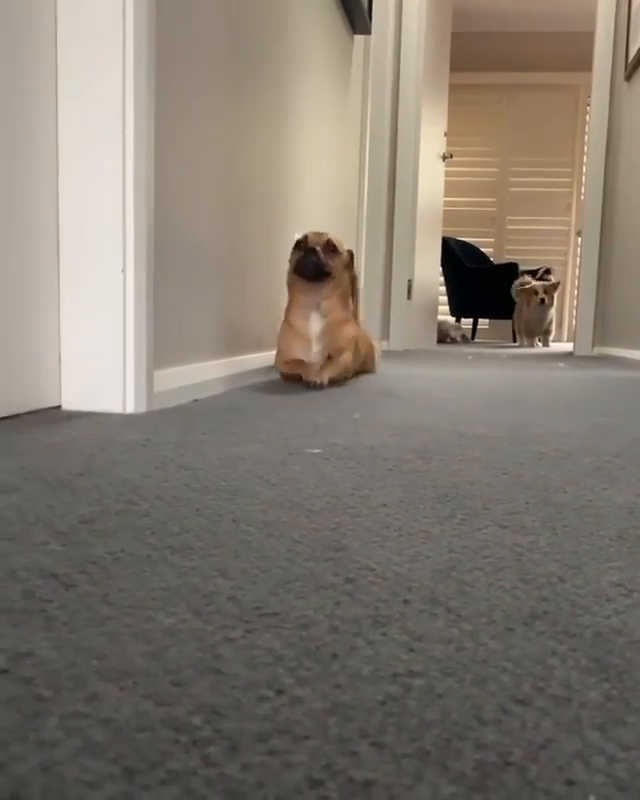
#> input picture frame 37 of source/dog.mp4, 640 x 800 px
$ python main.py
#> lines starting #> are read from the running program, lines starting #| are printed output that depends on the picture; after the words box and inside, x2 and y2 are one past the last pixel; in counts of white or black regions, pixels touching at a corner belong together
### common.py
import cv2
import numpy as np
from numpy.matrixlib import mat
import scipy.ndimage

# [4 lines left out: function read_img, not called in this run]

def save_img(img, path):
    """Save image."""
    cv2.imwrite(path, img)

def match_filter(matches, kpts):
    out = []
    for match in matches:
        out.append(kpts[match.trainIdx])
    return tuple(out)

# [24 lines left out: functions gaussian_filter, xy_filter, not called in this run]


def rectangular_mask(img, x_left=460, x_right=840, y_low=100, y_high=1000):
    out = img.copy()
    for i in range(img.shape[0]):
        for j in range(img.shape[1]):
            if not (x_left < j < x_right and y_high < i < y_low):
                out[i, j] = 0
    return out

def match_keypoints(base_desc, img2):
    img2_filtered = cv2.cvtColor(img2, cv2.COLOR_RGB2GRAY)
    sift = cv2.SIFT_create()
    keypoints_2, descriptors_2 = sift.detectAndCompute(img2_filtered, None)

    bf = cv2.BFMatcher(cv2.NORM_L2, crossCheck=True)
    matches = bf.match(base_desc, descriptors_2)

    matches = sorted(matches, key = lambda x:x.distance)
    keypoints = match_filter(matches, keypoints_2)
    # out = cv2.drawMatches(img1, keypoints_1, img2,
    #                       keypoints_2, matches, img2, flags=2)
    return keypoints

### kalman.py
import numpy as np


class my_kalman(object):
    def __init__(self, x_left, y_up, x_right, y_low, dt=0.5):
        self.dt = dt
        self.x = x_left
        self.y = y_up
        self.h = y_low-y_up
        self.w = x_right-x_left
        self.x_ = 0
        self.y_ = 0
        self.h_ = 0
        self.w_ = 0

    def predict(self):
        predict_matrix = np.array([[1, 0, self.dt, 0, 0, 0, 0, 0], [0, 1, 0, self.dt, 0, 0, 0, 0], [0, 0, 1, 0, 0, 0, 0, 0], [0, 0, 0, 1, 0, 0, 0, 0], [
            0, 0, 0, 0, 1, 0, self.dt, 0, ], [0, 0, 0, 0, 0, 1, 0, self.dt], [0, 0, 0, 0, 0, 0, 1, 0], [0, 0, 0, 0, 0, 0, 0, 1]])
        result = np.dot(predict_matrix, self.state_matrix())
        self.x, self.y, self.x_, self.y_, self.h, self.w,  self.h_, self.w_ = result.flatten()
        # self.extract = np.array([[1, 0, 0, 0, 0, 0, 0, 0], [0, 1, 0, 0, 0, 0, 0, 0], [
        #                         0, 0, 0, 0, 1, 0, 0, 0], [0, 0, 0, 0, 0, 1, 0, 0]])
        return self.x, self.y, self.h, self.w

    def update(self, keypoints, H, W):
        x_A = np.empty((0, 2))
        x_b = np.empty((0, 1))
        y_A = np.empty((0, 2))
        y_b = np.empty((0, 1))

        inlier_cnt = 0
        outlier_x_left_cnt = 0
        outlier_x_right_cnt = 0
        outlier_y_high_cnt = 0
        outlier_y_low_cnt = 0
        padding_x=self.w*0.05
        padding_y=self.h*0.05
        inlier_cnt = 0

        total=0
        min_W = W
        max_W = 0
        max_H = 0
        min_H = H
        sum_x = 0
        sum_y = 0
        for keypoint in keypoints:
            total+=1
            sum_x += keypoint.pt[0]
            sum_y += keypoint.pt[1]
            if self.x< keypoint.pt[0] < self.x+self.w and self.y< keypoint.pt[1] < self.y+self.h:
                if keypoint.pt[0] > max_W:
                    max_W = keypoint.pt[0]
                if keypoint.pt[0] < min_W:
                    min_W = keypoint.pt[0]
                if keypoint.pt[1] > max_H:
                    max_H = keypoint.pt[1]
                if keypoint.pt[1] < min_H:
                    min_H = keypoint.pt[1]
                inlier_cnt += 1
            elif self.x-padding_x < keypoint.pt[0]<self.x and self.y < keypoint.pt[1] < self.y+self.h:
                outlier_x_left_cnt+=1
            elif self.x+self.w<keypoint.pt[0]<self.x+self.w+padding_x and self.y< keypoint.pt[1] < self.y+self.h:
                outlier_x_right_cnt+=1
            elif self.y-padding_y  < keypoint.pt[1]<self.y and self.x < keypoint.pt[0] < self.x+self.w:
                outlier_y_high_cnt+=1
            elif self.y+self.h<keypoint.pt[1]<self.y+self.h+padding_y and self.x < keypoint.pt[0] < self.x+self.w:
                outlier_y_low_cnt+=1
        W = max_W-min_W
        H = max_H-min_H
        for keypoint in keypoints:
            if min_W < keypoint.pt[0] < max_W and min_H < keypoint.pt[1] < max_H:
                x_A = np.vstack((x_A, [1, (keypoint.pt[0]-min_W)/W]))
                x_b = np.vstack((x_b, keypoint.pt[0]))
                y_A = np.vstack((y_A, [1, (keypoint.pt[1]-min_H)/H]))
                y_b = np.vstack((y_b, keypoint.pt[1]))
        result_x = np.dot(np.linalg.inv(
            np.dot(x_A.T, x_A)), np.dot(x_A.T, x_b)).flatten()
        result_y = np.dot(np.linalg.inv(
            np.dot(y_A.T, y_A)), np.dot(y_A.T, y_b)).flatten()
        self.x_ = (sum_x/total-self.x-self.w/2)/self.x-self.w*outlier_x_left_cnt/inlier_cnt
        self.y_ = (sum_y/total-self.y-self.h/2)/self.y-self.h*outlier_y_high_cnt/inlier_cnt
        self.w_ = self.w*(outlier_x_left_cnt+outlier_y_high_cnt)/inlier_cnt
        self.h_ = self.h*(outlier_y_high_cnt+outlier_y_low_cnt)/inlier_cnt

    def state_matrix(self):
        return np.array([[self.x, self.y, self.x_, self.y_, self.h, self.w,  self.h_, self.w_]]
                        ).T  # x,y,x_,y_,w,h,w_,h_

### main.py
import cv2
import numpy as np
import matplotlib.pyplot as plt
from common import *
from kalman import my_kalman
import os

out_dir = "./output/"
in_dir = "./source/"

cap = cv2.VideoCapture(os.path.join(in_dir, 'dog.mp4'))

# [6 lines of commented-out code are left out]
x_left = 220
x_right = 380
y_high = 220
y_low = 400

ret, frame = cap.read()
#> frame is the input picture: shape (800, 640, 3); mean B, G, R 111.2, 122.1, 130.7
cv2.cvtColor(frame, cv2.COLOR_BGR2RGB)
fourcc = cv2.VideoWriter_fourcc(*'MJPG')
result = cv2.VideoWriter(os.path.join(out_dir, 'result.avi'), fourcc,
                         20, (frame.shape[1], frame.shape[0]))
sift = cv2.SIFT_create()
my_km = my_kalman(x_left, y_high, x_right, y_low)
img_filtered = cv2.cvtColor(frame, cv2.COLOR_BGR2GRAY)
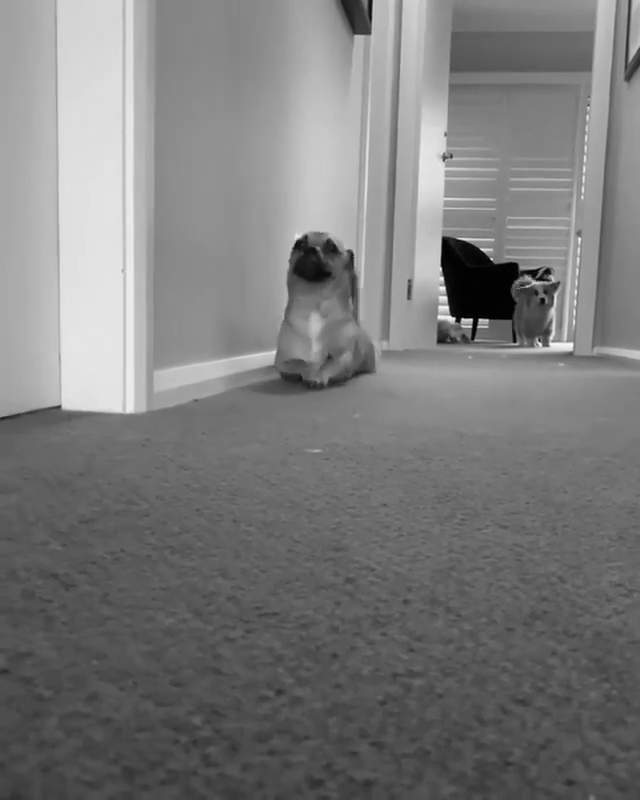
#> img_filtered: shape (800, 640); min 0, max 253, mean 123.4
black_frame = rectangular_mask(
    img_filtered, x_left, x_right, y_low, y_high)
#> after the loop in rectangular_mask, `for i in range(img.shape[0]):`:
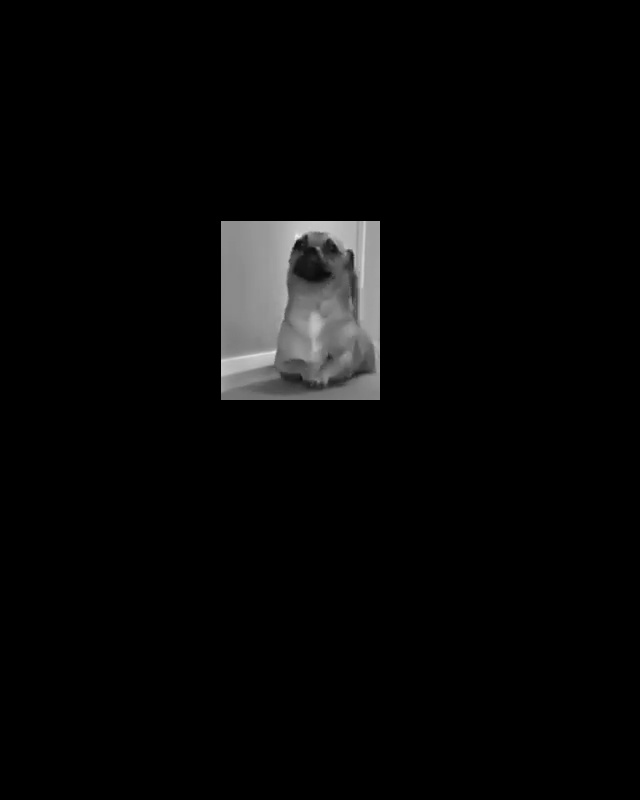
#> out: shape (800, 640); min 0, max 239, mean 7.1
keypoints_base, descriptors_base = sift.detectAndCompute(black_frame, None)
#> keypoints_base = 75 keypoints; strongest (x, y, size): (358, 240, 30.8), (294, 307, 122.3), (256, 253, 51.4), (313, 267, 29.9)
frame = cv2.rectangle(frame, (x_left, y_high),
                      (x_right, y_low), (0, 255, 0), 2)
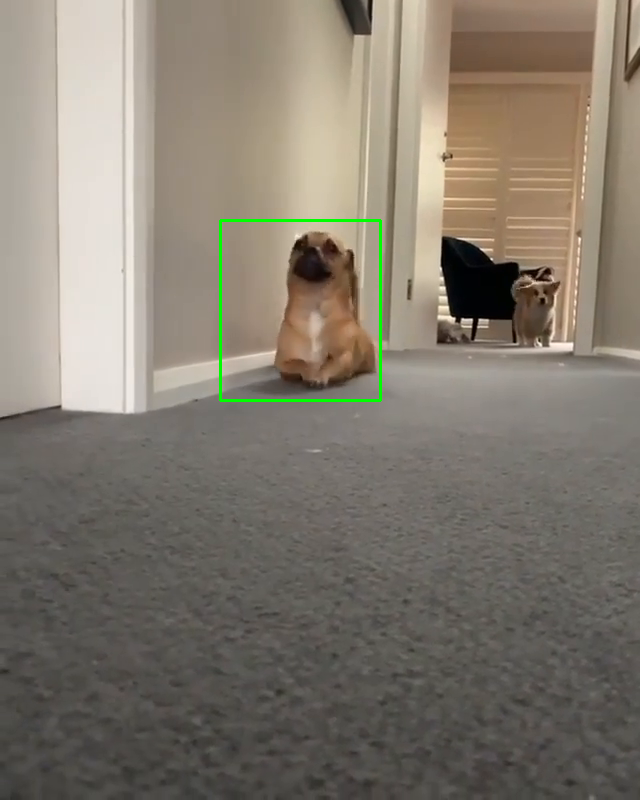
#> frame: shape (800, 640, 3); 0.4% of pixels changed, all inside (x1, y1, x2, y2) = (219, 219, 382, 402)
out = cv2.drawKeypoints(black_frame, keypoints_base, black_frame)
#> out: shape (800, 640, 3)
save_img(out, os.path.join(out_dir, 'frame_0.png'))
cnt = 0
while (cap.isOpened()):
    cnt += 1
    ret, frame = cap.read()
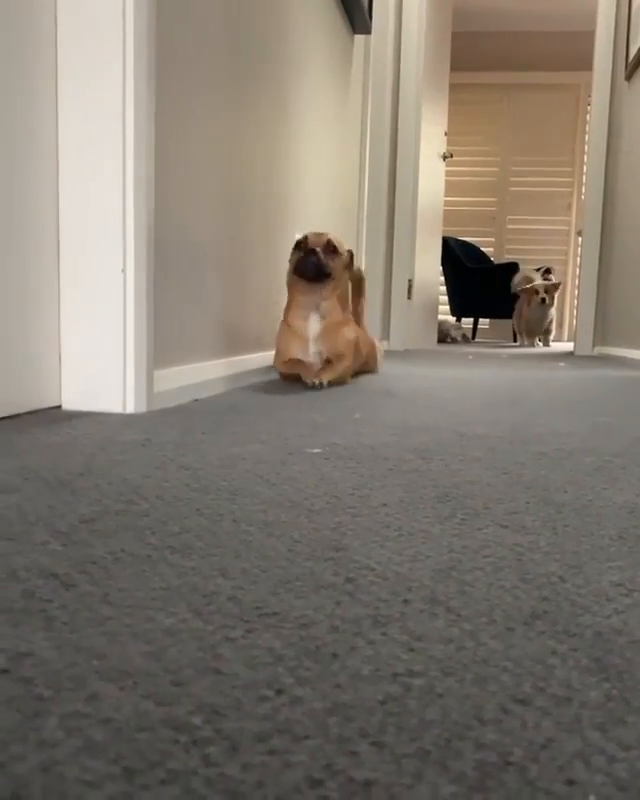
#> input picture frame 38 of source/dog.mp4, 640 x 800 px
#> frame is the input picture: shape (800, 640, 3); mean B, G, R 110.8, 121.8, 130.4
    if not ret:
        break
    cv2.cvtColor(frame, cv2.COLOR_BGR2RGB)
    keypoints = match_keypoints(descriptors_base, frame)
#> in match_keypoints, `keypoints_2, descriptors_2 = sift.detectAndCompute(img2_filtered, None)`: keypoints_2 = 362 keypoints; strongest (x, y, size): (471, 320, 3), (482, 287, 54.6), (481, 320, 2.5), (452, 319, 4.7)
#> in match_keypoints, `matches = bf.match(base_desc, descriptors_2)`: matches = 50 matches
#> the loop in match_filter, `for match in matches:` made 50 passes
#> after the loop in match_filter, `for match in matches:`: out = 50 keypoints; strongest (x, y, size): (331, 248, 10), (351, 254, 4.5), (517, 344, 2.1), (305, 238, 3.9)
#> in match_keypoints, `keypoints = match_filter(matches, keypoints_2)`: keypoints has the same summary as out in match_filter
#> keypoints has the same summary as out in match_filter
    my_km.update(keypoints, frame.shape[0], frame.shape[1])
#> the loop in update, `for keypoint in keypoints:` made 50 passes
#> (keypoint, sum_x, sum_y, max_W, min_W, max_H, min_H) on pass 1: (keypoint at (292.2, 253.9), size 2.6, 292.2, 253.9, 292.2, 292.2, 253.9, 253.9)
#> (keypoint, sum_x, sum_y, min_W, max_H) on passes 2, 5: (keypoint at (285.5, 321.4), size 6.3, 577.8, 575.4, 285.5, 321.4), (keypoint at (258.8, 345.7), size 8.8, 1516.5, 1421.2, 258.8, 345.7)
#> after the loop in update, `for keypoint in keypoints:`: inlier_cnt = 32; max_H = 381.8; max_W = 357.5; min_H = 237.7; min_W = 258.8; outlier_x_left_cnt = 0; sum_x = 17319.5; sum_y = 14725.9; total = 50
#> in update, `W = max_W-min_W`: W = 98.71
#> in update, `H = max_H-min_H`: H = 144.1
#> the loop in update, `for keypoint in keypoints:` made 50 passes
#> (keypoint, x_A, x_b, y_A, y_b) on passes 1 to 3: (keypoint at (292.2, 253.9), size 2.6, [[1, 0.339]], [292.2], [[1, 0.113]], [253.9]), (keypoint at (285.5, 321.4), size 6.3, [[1, 0.339], [1, 0.271]], [292.2, 285.5], [[1, 0.113], [1, 0.581]], [253.9, 321.4]), (keypoint at (334.4, 246.5), size 2.7, [[1, 0.339], [1, 0.271], [1, 0.766]], [292.2, 285.5, 334.4], [[1, 0.113], [1, 0.581], [1, 0.0612]], [253.9, 321.4, 246.5])
#> (keypoint, x_b, y_b) on passes 6 to 9: (keypoint at (290.3, 286.3), size 5.9, [292.2, 285.5, 334.4, 345.5, 290.3], [253.9, 321.4, 246.5, 253.6, 286.3]), (keypoint at (318, 249.1), size 2.7, [292.2, 285.5, 334.4, 345.5, 290.3, 318], [253.9, 321.4, 246.5, 253.6, 286.3, 249.1]), (keypoint at (340.6, 254), size 2, [292.2, 285.5, 334.4, 345.5, 290.3, 318, 340.6], [253.9, 321.4, 246.5, 253.6, 286.3, 249.1, 254]), (keypoint at (274.5, 375.7), size 5.5, [292.2, 285.5, 334.4, 345.5, 290.3, 318, 340.6, 274.5], [253.9, 321.4, 246.5, 253.6, 286.3, 249.1, 254, 375.7])
#> after the loop in update, `for keypoint in keypoints:`: x_A = 28 pairs, first value 1 to 1, second value 0.101 to 0.93; x_b = 28 values, max 350.6 at index 11, min 268.7 at index 9, mean 312; y_A = 28 pairs, first value 1 to 1, second value 0.0297 to 0.957; y_b = 28 values, max 375.7 at index 7, min 242 at index 17, mean 303.1
#> in update, `result_x = np.dot(np.linalg.inv( np.dot(x_A.T, x_A)), np.dot(x_A.T, x_..`: result_x = [258.8, 98.71]
#> in update, `result_y = np.dot(np.linalg.inv( np.dot(y_A.T, y_A)), np.dot(y_A.T, y_..`: result_y = [237.7, 144.1]
#> in update, `self.x_ = (sum_x/total-self.x-self.w/2)/self.x-self.w*outlier_x_left_c..`: self.x_ = 0.211
#> in update, `self.y_ = (sum_y/total-self.y-self.h/2)/self.y-self.h*outlier_y_high_c..`: self.y_ = -0.0704
#> in update, `self.w_ = self.w*(outlier_x_left_cnt+outlier_y_high_cnt)/inlier_cnt`: self.w_ = 0
    x, y, h, w = my_km.predict()
#> in predict, `result = np.dot(predict_matrix, self.state_matrix())`: result = [220.1, 220, 0.211, -0.0704, 180, 160, 0, 0]
#> in predict, `self.x, self.y, self.x_, self.y_, self.h, self.w,  self.h_, self.w_ = ..`: self.x = 220.1; self.y = 220; self.h = 180; self.w = 160
#> x = 220.1; y = 220; h = 180; w = 160
    frame = cv2.rectangle(frame, (int(x), int(y)), (int(x+w), int(y+h)), (0, 255, 0), 2)
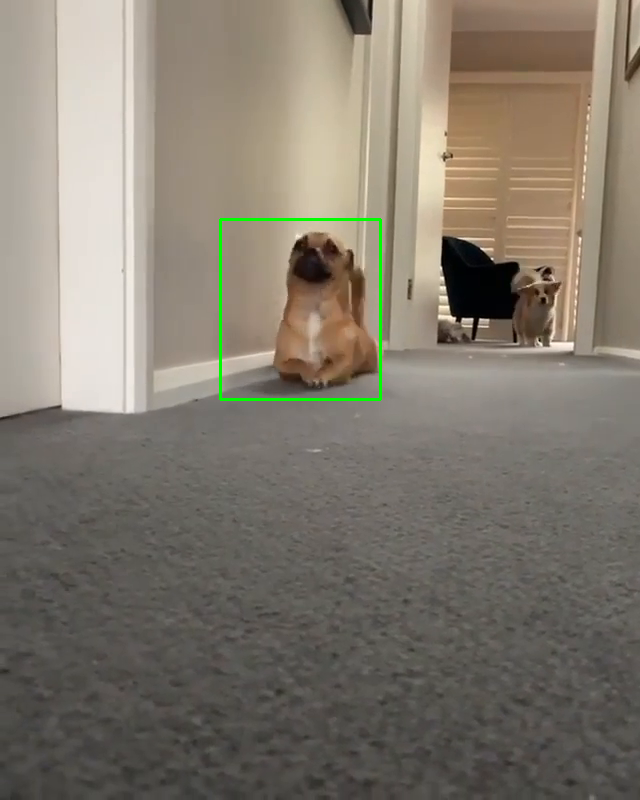
#> frame: shape (800, 640, 3); 0.4% of pixels changed, all inside (x1, y1, x2, y2) = (219, 218, 382, 401)
    out = cv2.drawKeypoints(frame, keypoints, frame)
    print(out)
#> (printed output is left out)
    result.write(out)
    save_img(out, os.path.join(out_dir, 'frame_'+str(cnt)+'.png'))
    if cv2.waitKey(25) & 0xFF == ord('q'):
#> (key q is pressed here)
        break

cap.release()
result.release()
cv2.destroyAllWindows()

$ run again, starting later in the video
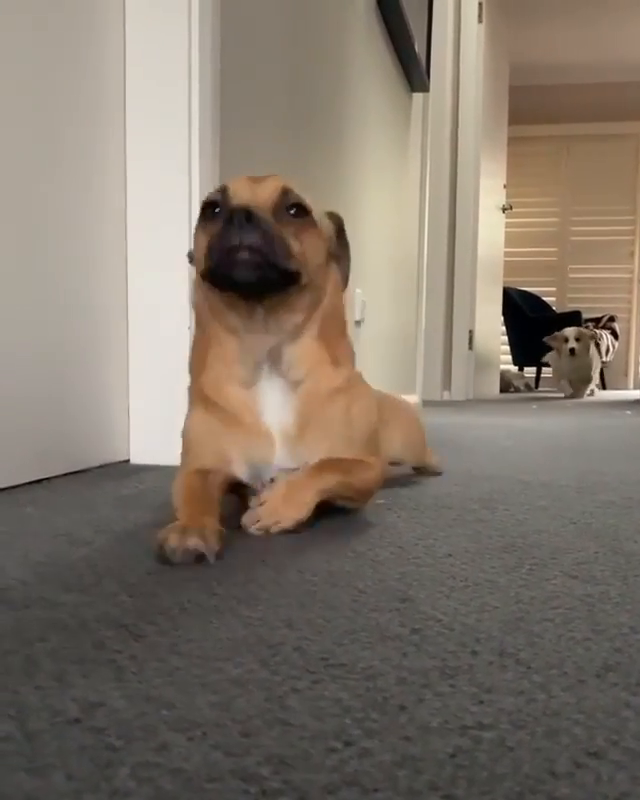
#> input picture frame 168 of source/dog.mp4, 640 x 800 px
#> frame is the input picture: shape (800, 640, 3); mean B, G, R 106.5, 118.4, 129.6
#> after the loop in rectangular_mask, `for i in range(img.shape[0]):`:
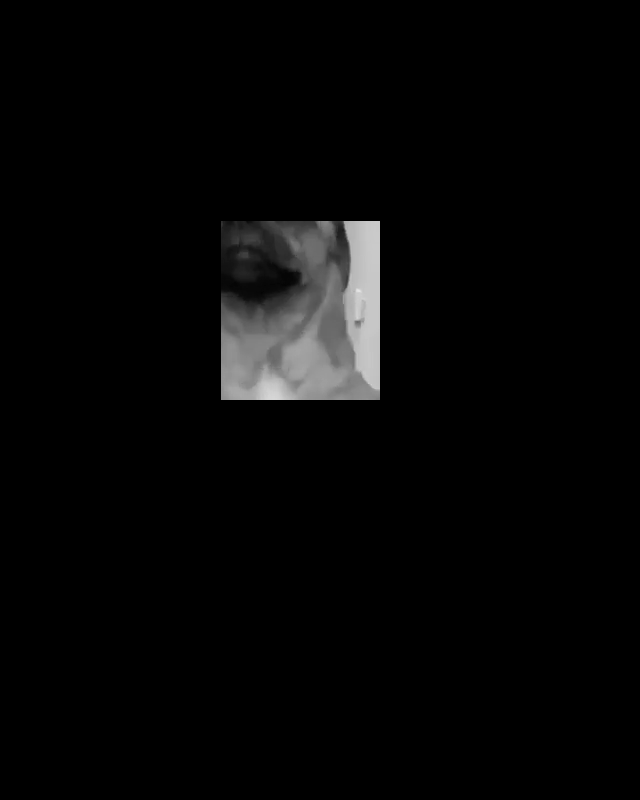
#> out: shape (800, 640); min 0, max 229, mean 6.3
#> keypoints_base = 38 keypoints; strongest (x, y, size): (365, 237, 23.9), (319, 337, 110.9), (272, 365, 69.6), (271, 389, 18.3)
#> keypoints_2 = 341 keypoints; strongest (x, y, size): (530, 372, 7.5), (256, 276, 94), (517, 368, 2.1), (534, 369, 3.5)
#> matches = 30 matches
#> the loop in match_filter, `for match in matches:` made 30 passes
#> after the loop in match_filter, `for match in matches:`: out = 30 keypoints; strongest (x, y, size): (526, 369, 2.7), (554, 308, 1.9), (544, 369, 3.1), (510, 357, 3.5)
#> in match_keypoints, `keypoints = match_filter(matches, keypoints_2)`: keypoints has the same summary as out in match_filter
#> `keypoints = match_keypoints(descriptors_base, frame)`: keypoints has the same summary as out in match_filter
#> the loop in update, `for keypoint in keypoints:` made 30 passes
#> (keypoint, sum_x, sum_y, max_W, min_W, max_H, min_H) on pass 1: (keypoint at (350, 328.1), size 6.3, 350, 328.1, 350, 350, 328.1, 328.1)
#> after the loop in update, `for keypoint in keypoints:`: inlier_cnt = 8; max_H = 365.8; max_W = 358.2; min_H = 257; min_W = 272.3; outlier_x_left_cnt = 0; sum_x = 11662.1; sum_y = 10781.7; total = 30
#> W = 85.92
#> H = 108.7
#> the loop in update, `for keypoint in keypoints:` made 30 passes
#> (keypoint, x_A, x_b, y_A, y_b) on passes 1, 3: (keypoint at (350, 328.1), size 6.3, [[1, 0.904]], [350], [[1, 0.653]], [328.1]), (keypoint at (357.7, 323.2), size 4.5, [[1, 0.904], [1, 0.994]], [350, 357.7], [[1, 0.653], [1, 0.608]], [328.1, 323.2])
#> after the loop in update, `for keypoint in keypoints:`: x_A = [[1, 0.904], [1, 0.994], [1, 0.994], [1, 0.994], [1, 0.349]]; y_A = [[1, 0.653], [1, 0.608], [1, 0.56], [1, 0.608], [1, 0.312]]
#> result_x = [272.3, 85.92]
#> result_y = [257, 108.7]
#> self.x_ = 0.403
#> self.y_ = 0.225
#> self.w_ = 0
#> result = [220.2, 220.1, 0.403, 0.225, 180, 160, 0, 0]
#> self.x = 220.2; self.y = 220.1; self.h = 180; self.w = 160
#> x = 220.2; y = 220.1; h = 180; w = 160
#> `frame = cv2.rectangle(frame, (int(x), int(y)), (int(x+w), int(y+h)), (..`:
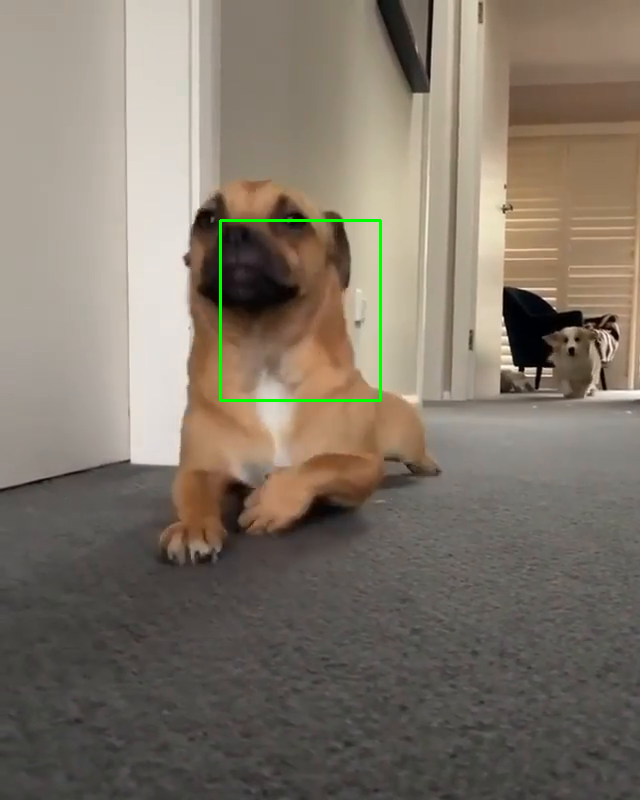
#> frame: shape (800, 640, 3); mean B, G, R 105.7, 118.5, 128.6
#> (printed output is left out)
